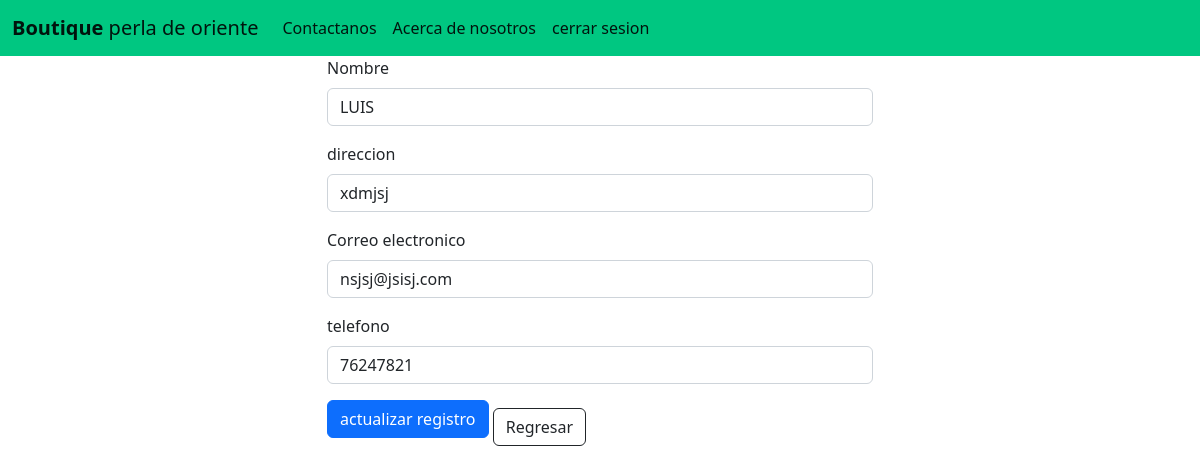
Screenshot of /editclientes/1 with the database file from the repository.
### app_tablas/models.py (models this page shows, shortened)
class Cliente(models.Model):
    nombre = models.CharField(max_length=50)
    direccion = models.CharField(max_length=80)
    email = models.EmailField()
    tfno = models.CharField(max_length=9)

### app_tablas/views.py (the view)
# urls.py: path('editclientes/<id>', editclientes),
def editclientes(request, id):
    cliente=Cliente.objects.get(id=id)
    return render(request, 'editcliente.html', {"cliente":cliente})

### app_tablas/Templates/editcliente.html (shortened to what this page needs)
{%load static%}
<!DOCTYPE html>
<head>
    <link href="{%static 'lib/bootstrap/css/bootstrap.css'%}" rel="stylesheet" >
<body>
    <nav class="navbar  navbar-expand" style="background-color: #00c781;">
        <div class="container-fluid">
          <a class="navbar-brand" href="/principal"><b>Boutique</b> perla de oriente</a>
          <div class="collapse navbar-collapse" id="navbarSupportedContent">
            <ul class="navbar-nav me-auto mb-2 mb-lg-0">
              <li class="nav-item">
                <a class="nav-link active" aria-current="page" href="/contacto">Contactanos</a>
              </li>
              <li class="nav-item">
                <a class="nav-link active" href="/about">Acerca de nosotros</a>
              </li>
              <li class="nav-item">
                <a class="nav-link active" href="/cerrarsesion/">cerrar sesion</a>
              </li>
          </div>
        </div>
      </nav>
        {% block content%}
      <div class="container text-centyer">
        <div class="row">
          <div class=" offset-3 col-6 ">
            <form action="/guarclientes/{{cliente.id}}", method="post">{% csrf_token %}
              <div class="mb-3">
                <label for="exampleFormControlInput1" class="form-label">Nombre</label>
                <input type="text" class="form-control" name="name1" value="{{cliente.nombre}}" id="name1" placeholder="name">
              </div>
              <div class="mb-3">
                <label for="exampleFormControlInput1" class="form-label">direccion</label>
                <input type="text" class="form-control" name="dic1" value="{{cliente.direccion}}" id="dic1" placeholder="col. example">
              </div>
              <div class="mb-3">
                <label for="exampleFormControlInput1" class="form-label">Correo electronico</label>
                <input type="email" class="form-control" name="ema1"  value="{{cliente.email}}" id="ema1"placeholder="example@example.com">
              </div>
              <div class="mb-3">
                <label for="exampleFormControlInput1" class="form-label">telefono</label>
                <input type="text" class="form-control" name="tfno1" value="{{cliente.tfno}}" id="tfno1" placeholder="xxxxxxxx">
              </div>
              <div class="col-auto">
            <button type="submit" class="btn btn-primary mb-3">actualizar registro</button>
            <a href="/clientes/" class="btn btn-outline-dark">Regresar</a>
          </div>
        </form>
        {% endblock %}
</body>

### rows the page displays
Cliente: name1 "LUIS", dic1 "xdmjsj", ema1 "nsjsj@jsisj.com", tfno1 "76247821"
